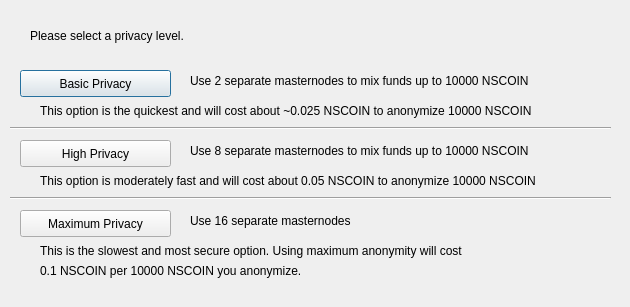
<?xml version="1.0" encoding="UTF-8"?>
<ui version="4.0">
 <class>ObfuscationConfig</class>
 <widget class="QDialog" name="ObfuscationConfig">
  <property name="geometry">
   <rect>
    <x>0</x>
    <y>0</y>
    <width>630</width>
    <height>307</height>
   </rect>
  </property>
  <property name="windowTitle">
   <string>Configure Obfuscation</string>
  </property>
  <widget class="QPushButton" name="buttonBasic">
   <property name="geometry">
    <rect>
     <x>20</x>
     <y>70</y>
     <width>151</width>
     <height>27</height>
    </rect>
   </property>
   <property name="text">
    <string>Basic Privacy</string>
   </property>
  </widget>
  <widget class="QPushButton" name="buttonHigh">
   <property name="geometry">
    <rect>
     <x>20</x>
     <y>140</y>
     <width>151</width>
     <height>27</height>
    </rect>
   </property>
   <property name="text">
    <string>High Privacy</string>
   </property>
  </widget>
  <widget class="QPushButton" name="buttonMax">
   <property name="geometry">
    <rect>
     <x>20</x>
     <y>210</y>
     <width>151</width>
     <height>27</height>
    </rect>
   </property>
   <property name="text">
    <string>Maximum Privacy</string>
   </property>
  </widget>
  <widget class="QLabel" name="label">
   <property name="geometry">
    <rect>
     <x>30</x>
     <y>20</y>
     <width>571</width>
     <height>31</height>
    </rect>
   </property>
   <property name="text">
    <string>Please select a privacy level.</string>
   </property>
  </widget>
  <widget class="QLabel" name="label_2">
   <property name="geometry">
    <rect>
     <x>190</x>
     <y>70</y>
     <width>421</width>
     <height>21</height>
    </rect>
   </property>
   <property name="text">
    <string>Use 2 separate masternodes to mix funds up to 10000 NSCOIN</string>
   </property>
  </widget>
  <widget class="QLabel" name="label_3">
   <property name="geometry">
    <rect>
     <x>190</x>
     <y>140</y>
     <width>411</width>
     <height>21</height>
    </rect>
   </property>
   <property name="text">
    <string>Use 8 separate masternodes to mix funds up to 10000 NSCOIN</string>
   </property>
  </widget>
  <widget class="QLabel" name="label_4">
   <property name="geometry">
    <rect>
     <x>190</x>
     <y>210</y>
     <width>421</width>
     <height>21</height>
    </rect>
   </property>
   <property name="text">
    <string>Use 16 separate masternodes</string>
   </property>
  </widget>
  <widget class="QLabel" name="label_6">
   <property name="geometry">
    <rect>
     <x>40</x>
     <y>100</y>
     <width>561</width>
     <height>21</height>
    </rect>
   </property>
   <property name="text">
    <string>This option is the quickest and will cost about ~0.025 NSCOIN to anonymize 10000 NSCOIN</string>
   </property>
  </widget>
  <widget class="QLabel" name="label_7">
   <property name="geometry">
    <rect>
     <x>40</x>
     <y>170</y>
     <width>561</width>
     <height>21</height>
    </rect>
   </property>
   <property name="text">
    <string>This option is moderately fast and will cost about 0.05 NSCOIN to anonymize 10000 NSCOIN</string>
   </property>
  </widget>
  <widget class="QLabel" name="label_8">
   <property name="geometry">
    <rect>
     <x>40</x>
     <y>240</y>
     <width>561</width>
     <height>21</height>
    </rect>
   </property>
   <property name="text">
    <string>This is the slowest and most secure option. Using maximum anonymity will cost</string>
   </property>
  </widget>
  <widget class="QLabel" name="label_9">
   <property name="geometry">
    <rect>
     <x>40</x>
     <y>260</y>
     <width>561</width>
     <height>21</height>
    </rect>
   </property>
   <property name="text">
    <string>0.1 NSCOIN per 10000 NSCOIN you anonymize.</string>
   </property>
  </widget>
  <widget class="Line" name="line">
   <property name="geometry">
    <rect>
     <x>10</x>
     <y>120</y>
     <width>601</width>
     <height>16</height>
    </rect>
   </property>
   <property name="orientation">
    <enum>Qt::Horizontal</enum>
   </property>
  </widget>
  <widget class="Line" name="line_2">
   <property name="geometry">
    <rect>
     <x>10</x>
     <y>190</y>
     <width>601</width>
     <height>16</height>
    </rect>
   </property>
   <property name="orientation">
    <enum>Qt::Horizontal</enum>
   </property>
  </widget>
 </widget>
 <resources/>
 <connections/>
</ui>
